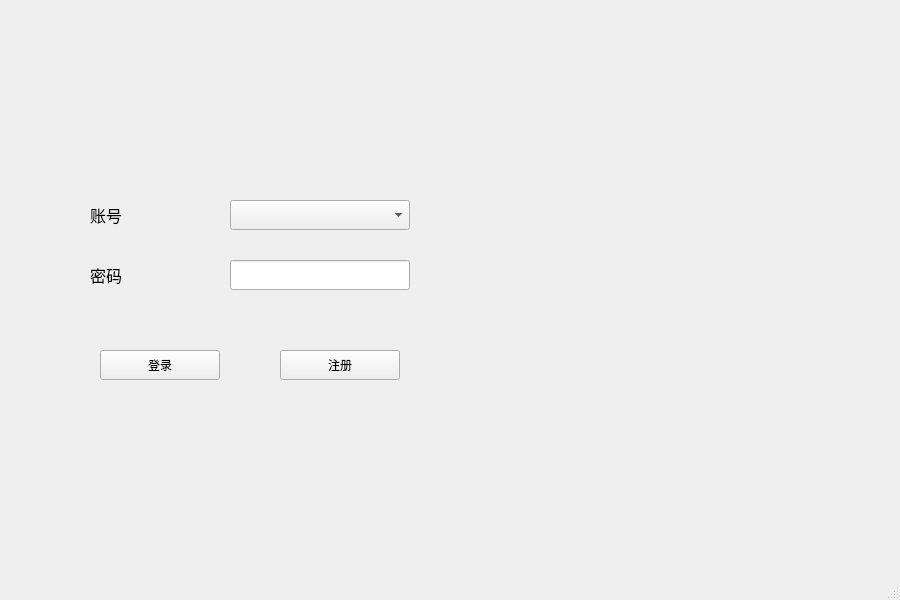
<?xml version="1.0" encoding="UTF-8"?>
<ui version="4.0">
 <class>MyEngineClientClass</class>
 <widget class="QMainWindow" name="MyEngineClientClass">
  <property name="geometry">
   <rect>
    <x>0</x>
    <y>0</y>
    <width>900</width>
    <height>600</height>
   </rect>
  </property>
  <property name="minimumSize">
   <size>
    <width>900</width>
    <height>600</height>
   </size>
  </property>
  <property name="maximumSize">
   <size>
    <width>900</width>
    <height>600</height>
   </size>
  </property>
  <property name="windowTitle">
   <string>MyEngineClient</string>
  </property>
  <property name="windowIcon">
   <iconset>
    <normaloff>C:/Users/material/pic/login/title2.png</normaloff>C:/Users/material/pic/login/title2.png</iconset>
  </property>
  <widget class="QWidget" name="centralWidget">
   <widget class="QLabel" name="label">
    <property name="geometry">
     <rect>
      <x>90</x>
      <y>200</y>
      <width>120</width>
      <height>30</height>
     </rect>
    </property>
    <property name="font">
     <font>
      <family>Agency FB</family>
      <pointsize>12</pointsize>
     </font>
    </property>
    <property name="text">
     <string>账号</string>
    </property>
   </widget>
   <widget class="QComboBox" name="AccountBox">
    <property name="geometry">
     <rect>
      <x>230</x>
      <y>200</y>
      <width>180</width>
      <height>30</height>
     </rect>
    </property>
   </widget>
   <widget class="QLabel" name="label_2">
    <property name="geometry">
     <rect>
      <x>25</x>
      <y>-30</y>
      <width>301</width>
      <height>381</height>
     </rect>
    </property>
    <property name="text">
     <string/>
    </property>
   </widget>
   <widget class="QLabel" name="label_3">
    <property name="geometry">
     <rect>
      <x>90</x>
      <y>260</y>
      <width>120</width>
      <height>30</height>
     </rect>
    </property>
    <property name="font">
     <font>
      <family>Agency FB</family>
      <pointsize>12</pointsize>
     </font>
    </property>
    <property name="text">
     <string>密码</string>
    </property>
   </widget>
   <widget class="QLineEdit" name="PasswordEdit">
    <property name="geometry">
     <rect>
      <x>230</x>
      <y>260</y>
      <width>180</width>
      <height>30</height>
     </rect>
    </property>
   </widget>
   <widget class="QPushButton" name="SignInBtn">
    <property name="geometry">
     <rect>
      <x>100</x>
      <y>350</y>
      <width>120</width>
      <height>30</height>
     </rect>
    </property>
    <property name="text">
     <string>登录</string>
    </property>
   </widget>
   <widget class="QPushButton" name="SignUpBtn">
    <property name="geometry">
     <rect>
      <x>280</x>
      <y>350</y>
      <width>120</width>
      <height>30</height>
     </rect>
    </property>
    <property name="text">
     <string>注册</string>
    </property>
   </widget>
  </widget>
  <widget class="QStatusBar" name="statusBar"/>
 </widget>
 <layoutdefault spacing="6" margin="11"/>
 <resources/>
 <connections/>
</ui>
